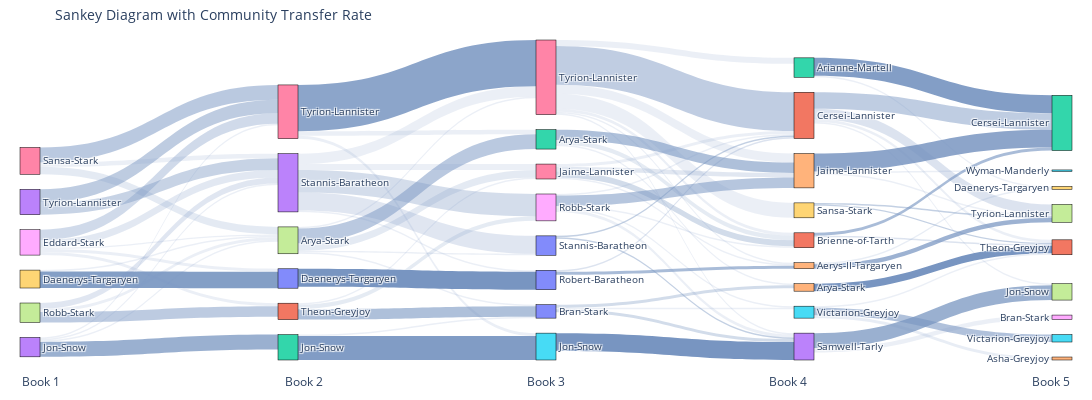

The notebook cell this image was saved under:
### Code cell
# Create Source and Target columns to show the flow between communities
links_with_colors = []  # Initialize links_with_colors list
books = sorted(community_df["Book"].unique())

# Calculate community transfer rate and map colors
min_transfer_rate = 0.1  # Minimum transfer rate
max_transfer_rate = 1.0  # Maximum transfer rate

for i in range(len(books) - 1):
    # Data for the current and next time slices
    current = community_df[community_df["Book"] == books[i]]
    next_ = community_df[community_df["Book"] == books[i + 1]]

    # Merge data based on nodes
    merged = pd.merge(current, next_, on="Node", suffixes=("_current", "_next"))

    # Calculate community flow
    flows = merged.groupby(["Community_current", "Community_next"]).size().reset_index(name="count")

    # Construct link data
    for _, row in flows.iterrows():
        community_current = row["Community_current"]
        total_transfers = flows[flows["Community_current"] == community_current]["count"].sum()
        transfer_rate = row["count"] / total_transfers  # Calculate transfer rate

        # Adjust transparency range
        normalized_transfer = (transfer_rate - min_transfer_rate) / (max_transfer_rate - min_transfer_rate)
        normalized_transfer = max(0.15, min(normalized_transfer, 1))  # Set lower limit to 0.3

        # Map transfer rate to transparency (RGBA)
        base_color = (120, 149, 193)   # Base blue color
        rgba_color = f"rgba({base_color[0]}, {base_color[1]}, {base_color[2]}, {normalized_transfer})"

        # Add to link data
        links_with_colors.append({
            "source": f"Book {books[i]} - Community {int(row['Community_current'])}",
            "target": f"Book {books[i + 1]} - Community {int(row['Community_next'])}",
            "value": row["count"],
            "color": rgba_color
        })

# Prepare nodes and links for the Sankey diagram
nodes = list(set([link["source"] for link in links_with_colors] + [link["target"] for link in links_with_colors]))
node_indices = {node: idx for idx, node in enumerate(nodes)}

# Convert Source and Target of links to indices
sankey_links = {
    "source": [node_indices[link["source"]] for link in links_with_colors],
    "target": [node_indices[link["target"]] for link in links_with_colors],
    "value": [link["value"] for link in links_with_colors],
    "color": [link["color"] for link in links_with_colors]  # Transparency color
}

# Create simplified book labels
labels = [community_leaders[(int(node.split(' - ')[0].split(' ')[1]), int(node.split(' - ')[1].split(' ')[1]))] for node in nodes]

# Create Sankey diagram
import plotly.graph_objects as go

fig = go.Figure(go.Sankey(
    node=dict(
        pad=15,
        thickness=20,
        line=dict(color="black", width=0.5),
        label=labels  # Nodes displayed as the most central member of the community
    ),
    link=dict(
        source=sankey_links["source"],
        target=sankey_links["target"],
        value=sankey_links["value"],
        color=sankey_links["color"]  # Apply transparency color
    )
))

# Add book number annotations
annotations = []
for i, book in enumerate(books):
    annotations.append(dict(
        x=i / (len(books) - 1),
        y=-0.1,
        text=f"Book {book}",
        showarrow=False,
        xref="paper",
        yref="paper",
        font=dict(size=12)
    ))

fig.update_layout(
    title_text="Sankey Diagram with Community Transfer Rate",
    font_size=10,
    annotations=annotations,
    width=1200,
    height=400,
    margin=dict(l=20, r=20, t=40, b=40)
)

# Display
fig.show()

# Save Sankey diagram
# fig.write_html("results/sankey_diagram.html")

### Figure 1 — Plotly figure (JSON) as saved in the notebook; plotly's stock layout.template omitted (floating-point values rounded to 4 significant figures)
{"data": [{"link": {"color": ["rgba(120, 149, 193, 0.15)", "rgba(120, 149, 193, 0.9074074074074073)", "rgba(120, 149, 193, 0.3464052287581699)", "rgba(120, 149, 193, 0.15)", "rgba(120, 149, 193, 0.15)", "rgba(120, 149, 193, 0.21568627450980393)", "rgba(120, 149, 193, 0.15)", "rgba(120, 149, 193, 0.15)", "rgba(120, 149, 193, 0.15)", "rgba(120, 149, 193, 0.7435897435897436)", "rgba(120, 149, 193, 0.15)", "rgba(120, 149, 193, 0.5061728395061729)", "rgba(120, 149, 193, 0.19753086419753085)", "rgba(120, 149, 193, 0.15)", "rgba(120, 149, 193, 0.15)", "rgba(120, 149, 193, 0.48717948717948717)", "rgba(120, 149, 193, 0.23076923076923078)", "rgba(120, 149, 193, 0.477124183006536)", "rgba(120, 149, 193, 0.4117647058823529)", "rgba(120, 149, 193, 0.15)", "rgba(120, 149, 193, 0.8456790123456791)", "rgba(120, 149, 193, 0.15)", "rgba(120, 149, 193, 0.5061728395061729)", "rgba(120, 149, 193, 0.15)", "rgba(120, 149, 193, 0.15)", "rgba(120, 149, 193, 0.15)", "rgba(120, 149, 193, 0.19753086419753085)", "rgba(120, 149, 193, 0.15)", "rgba(120, 149, 193, 0.934640522875817)", "rgba(120, 149, 193, 0.5959595959595959)", "rgba(120, 149, 193, 0.19191919191919188)", "rgba(120, 149, 193, 0.15)", "rgba(120, 149, 193, 0.15)", "rgba(120, 149, 193, 0.3162393162393162)", "rgba(120, 149, 193, 0.23076923076923078)", "rgba(120, 149, 193, 0.15)", "rgba(120, 149, 193, 0.15)", "rgba(120, 149, 193, 1.0)", "rgba(120, 149, 193, 0.25925925925925924)", "rgba(120, 149, 193, 0.6296296296296297)", "rgba(120, 149, 193, 0.15)", "rgba(120, 149, 193, 0.19191919191919188)", "rgba(120, 149, 193, 0.5959595959595959)", "rgba(120, 149, 193, 0.33333333333333337)", "rgba(120, 149, 193, 0.15)", "rgba(120, 149, 193, 0.33333333333333337)", "rgba(120, 149, 193, 0.15)", "rgba(120, 149, 193, 0.15)", "rgba(120, 149, 193, 0.15)", "rgba(120, 149, 193, 0.5370370370370371)", "rgba(120, 149, 193, 0.15)", "rgba(120, 149, 193, 0.4444444444444445)", "rgba(120, 149, 193, 0.4444444444444445)", "rgba(120, 149, 193, 0.15)", "rgba(120, 149, 193, 0.4666666666666667)", "rgba(120, 149, 193, 0.15)", "rgba(120, 149, 193, 0.15)", "rgba(120, 149, 193, 0.15)", "rgba(120, 149, 193, 0.15)", "rgba(120, 149, 193, 0.15)", "rgba(120, 149, 193, 1.0)", "rgba(120, 149, 193, 0.15)", "rgba(120, 149, 193, 0.15)", "rgba(120, 149, 193, 0.33333333333333337)", "rgba(120, 149, 193, 0.2222222222222222)", "rgba(120, 149, 193, 0.15)", "rgba(120, 149, 193, 0.9145299145299146)", "rgba(120, 149, 193, 0.25925925925925924)", "rgba(120, 149, 193, 0.15)", "rgba(120, 149, 193, 0.15)", "rgba(120, 149, 193, 0.47089947089947093)", "rgba(120, 149, 193, 0.16666666666666666)", "rgba(120, 149, 193, 0.7222222222222222)", "rgba(120, 149, 193, 1.0)", "rgba(120, 149, 193, 0.25925925925925924)", "rgba(120, 149, 193, 0.6296296296296297)", "rgba(120, 149, 193, 0.15)", "rgba(120, 149, 193, 0.5833333333333334)", "rgba(120, 149, 193, 0.16666666666666666)", "rgba(120, 149, 193, 0.4444444444444445)", "rgba(120, 149, 193, 0.4444444444444445)", "rgba(120, 149, 193, 0.15)", "rgba(120, 149, 193, 0.15)", "rgba(120, 149, 193, 0.8412698412698412)", "rgba(120, 149, 193, 0.15)", "rgba(120, 149, 193, 0.7435897435897436)"], "source": [9, 9, 28, 28, 28, 28, 28, 13, 13, 13, 13, 16, 16, 16, 37, 37, 37, 3, 3, 36, 36, 36, 17, 17, 17, 17, 17, 22, 22, 1, 1, 1, 23, 23, 23, 23, 23, 20, 30, 30, 32, 32, 32, 0, 0, 0, 8, 8, 8, 8, 8, 10, 10, 6, 6, 6, 6, 6, 6, 6, 25, 26, 26, 26, 26, 12, 12, 21, 21, 21, 21, 4, 4, 24, 11, 11, 35, 35, 35, 19, 19, 14, 14, 14, 33, 33], "target": [17, 20, 36, 17, 1, 23, 20, 36, 17, 22, 23, 36, 17, 23, 17, 1, 23, 36, 23, 32, 6, 25, 32, 0, 10, 6, 26, 0, 25, 0, 8, 26, 30, 8, 10, 6, 26, 30, 21, 4, 24, 11, 14, 24, 35, 33, 21, 11, 35, 14, 33, 21, 33, 12, 21, 4, 11, 19, 14, 33, 33, 21, 4, 11, 14, 29, 2, 7, 27, 31, 2, 29, 7, 31, 31, 2, 31, 15, 34, 7, 31, 7, 5, 2, 18, 27], "value": [1, 11, 7, 1, 2, 5, 2, 1, 1, 10, 1, 10, 5, 3, 2, 7, 4, 9, 8, 3, 31, 2, 10, 1, 1, 1, 5, 1, 16, 7, 3, 1, 1, 15, 12, 7, 4, 12, 1, 2, 1, 3, 7, 2, 1, 2, 1, 1, 1, 7, 2, 1, 1, 4, 26, 1, 2, 10, 6, 1, 12, 2, 1, 4, 3, 1, 12, 7, 1, 2, 11, 1, 3, 5, 1, 2, 1, 5, 2, 1, 1, 1, 1, 12, 3, 10]}, "node": {"label": ["Bran-Stark", "Theon-Greyjoy", "Cersei-Lannister", "Tyrion-Lannister", "Aerys-II-Targaryen", "Wyman-Manderly", "Tyrion-Lannister", "Tyrion-Lannister", "Robb-Stark", "Daenerys-Targaryen", "Stannis-Baratheon", "Brienne-of-Tarth", "Arianne-Martell", "Jon-Snow", "Jaime-Lannister", "Victarion-Greyjoy", "Sansa-Stark", "Arya-Stark", "Bran-Stark", "Sansa-Stark", "Daenerys-Targaryen", "Cersei-Lannister", "Jon-Snow", "Stannis-Baratheon", "Arya-Stark", "Jon-Snow", "Jaime-Lannister", "Jon-Snow", "Eddard-Stark", "Daenerys-Targaryen", "Robert-Baratheon", "Theon-Greyjoy", "Arya-Stark", "Samwell-Tarly", "Asha-Greyjoy", "Victarion-Greyjoy", "Tyrion-Lannister", "Robb-Stark"], "line": {"color": "black", "width": 0.5}, "pad": 15, "thickness": 20}, "type": "sankey"}], "layout": {"annotations": [{"font": {"size": 12}, "showarrow": false, "text": "Book 1", "x": 0, "xref": "paper", "y": -0.1, "yref": "paper"}, {"font": {"size": 12}, "showarrow": false, "text": "Book 2", "x": 0.25, "xref": "paper", "y": -0.1, "yref": "paper"}, {"font": {"size": 12}, "showarrow": false, "text": "Book 3", "x": 0.5, "xref": "paper", "y": -0.1, "yref": "paper"}, {"font": {"size": 12}, "showarrow": false, "text": "Book 4", "x": 0.75, "xref": "paper", "y": -0.1, "yref": "paper"}, {"font": {"size": 12}, "showarrow": false, "text": "Book 5", "x": 1, "xref": "paper", "y": -0.1, "yref": "paper"}], "font": {"size": 10}, "height": 400, "margin": {"b": 40, "l": 20, "r": 20, "t": 40}, "title": {"text": "Sankey Diagram with Community Transfer Rate"}, "width": 1200}}
